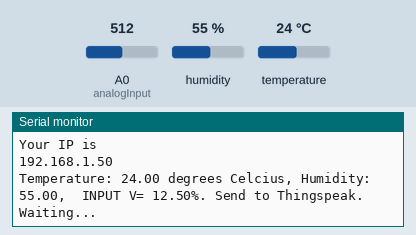
The sketch below on a simulated ESP8266 (NodeMCU). Shown: the last lines printed to the serial monitor. The test bench sets the inputs (shaded band); at power-on: humidity 55 %, A0 (analogInput) = 512, temperature 24 °C. WiFi joins after 1.5 s; servers stay silent unless stated.

Above: at 2.7 s.
2.8 s: humidity set to 22 %
At 3.3 s:
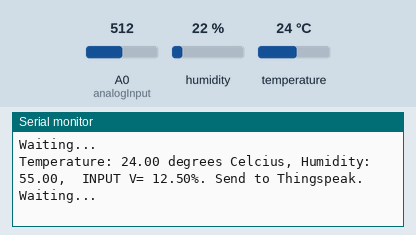
4.5 s: A0 (analogInput) set to 716
At 6.0 s:
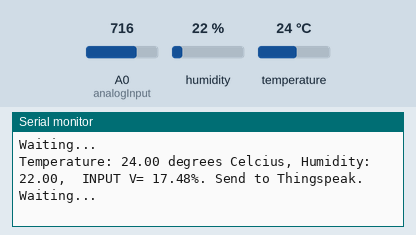
6.2 s: temperature set to 12 °C
At 7.5 s:
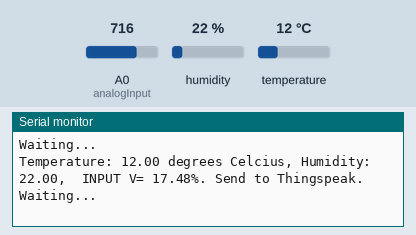
7.9 s: A0 (analogInput) set to 900
At 9.5 s:
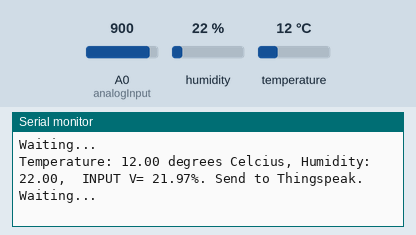
9.6 s: humidity set to 40 %
At 12.1 s:
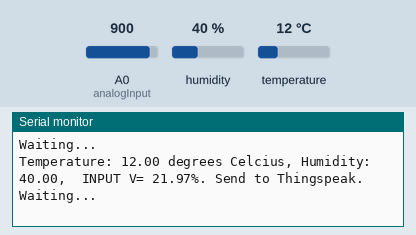
Timing chart, 0 to 12.3 s (numbered marks = the images above; inputs shaded):
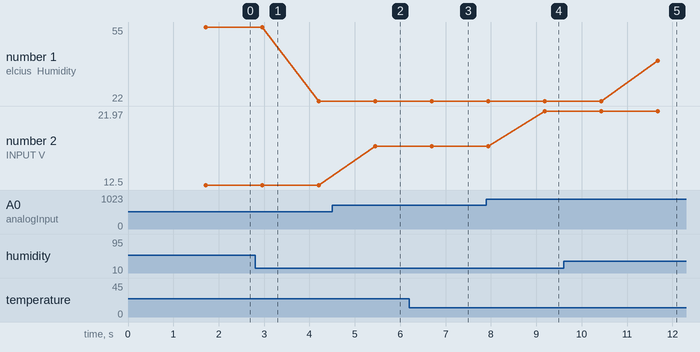

Measured:
- after the input at 4.5 s, the serial monitor: prints a new line after 0.95 s (image 2)
- after the input at 6.2 s, the serial monitor: prints a new line after 0.50 s (image 3)
- after the input at 7.9 s, the serial monitor: prints a new line after 1.3 s (image 4)
- after the input at 9.6 s, the serial monitor: prints a new line after 2.1 s (image 5)
- plotted number 1: 55 → 22 after the input at 2.8 s, 22 → 40 after the input at 9.6 s
- plotted number 2: 12.5 → 17.48 after the input at 4.5 s, 17.48 → 21.97 after the input at 7.9 s

The sketch:

VoltageMonitoring.ino
```cpp
#include <DHT.h>  // Including library for dht

#include <ESP8266WiFi.h>    //ESP Library

String apiKey = "BM9261BGCAQ11L2J";     //  Enter your Write API key from ThingSpeak

const char *ssid =  "Anonymous";     // Wifi SSID Name
const char *pass =  "booksbuddha@";    //WIFI Passphrase
const char* server = "api.thingspeak.com";    //Server Name

#define DHTPIN D2         //pin where the dht22 is connected

#define DHTTYPE DHT22   // DHT 22  (AM2302), AM2321

DHT dht(DHTPIN, DHTTYPE);

WiFiClient client;    //Connect to the Internet
int analogInput = A0; //Defining the Port for the analog signal
float vout = 0.0;       // Setting up the containeers and defining the data type
float vin = 0.0;
float R1 = 30000.0; //
float R2 = 7500.0; //
float value = 0;


void setup()
{
       Serial.begin(9600);
       delay(10);
       dht.begin();
       pinMode(analogInput, INPUT);     //Defining the port Type

       Serial.println("Connecting to ");
       Serial.println(ssid);


       WiFi.begin(ssid, pass);

      while (WiFi.status() != WL_CONNECTED)  //Checking whether the wifi is connected
     {
            delay(500);
            Serial.print(".");
     }
      Serial.println("");
      Serial.println("WiFi connected");
       Serial.println("Your IP is");
       Serial.println((WiFi.localIP().toString()));
}

void loop()
{

      // Reading temperature or humidity

      float h = dht.readHumidity();

      // Read temperature as Celsius (the default)
      float t = dht.readTemperature();
         // read the value at analog input
       value = analogRead(analogInput);
       vout = (value * 5.0) / 1024.0; // Converting the voltage values to the accurate using the resistor values of the vcc sensor
        vin = vout / (R2/(R1+R2));
              if (isnan(h) || isnan(t))    //Comparing the temperature and humidity values
                 {
                     Serial.println("Failed to read from DHT sensor!");
                      return;
                 }

                         if (client.connect(server,80))   //   "184.106.153.149" or api.thingspeak.com
                      {


                            //Sending the values to the things server in the respective configured fields
                             String postStr = apiKey;
                             postStr +="&field1=";
                             postStr += String(t);
                             postStr +="&field2=";
                             postStr += String(h);
                             postStr +="&field3=";
                             postStr += String(vin);
                             postStr += "\r\n\r\n";

                             client.print("POST /update HTTP/1.1\n");
                             client.print("Host: api.thingspeak.com\n");
                             client.print("Connection: close\n");
                             client.print("X-THINGSPEAKAPIKEY: "+apiKey+"\n");
                             client.print("Content-Type: application/x-www-form-urlencoded\n");
                             client.print("Content-Length: ");
                             client.print(postStr.length());
                             client.print("\n\n");
                             client.print(postStr);


                             //Displaying the values in the serial montor mode with baud rate of 9600
                             Serial.print("Temperature: ");
                             Serial.print(t);
                             Serial.print(" degrees Celcius, Humidity: ");
                             Serial.print(h);
                             Serial.print(",  INPUT V= ");
                             Serial.print(vin,2);
                             Serial.println("%. Send to Thingspeak.");

                        }
          client.stop();

          Serial.println("Waiting...");

  // thingspeak needs minimum 15 sec delay between updates
  delay(1000);
}
```
